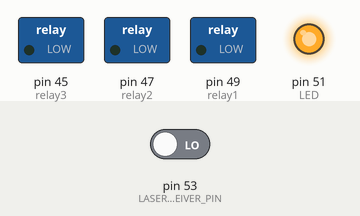
Recording of a sketch running on a simulated Arduino Mega 2560, built with avr-gcc and run on an emulated ATmega2560. On the bench: switched loads named in the sketch (green lamp = pin HIGH), output pins drawn as LEDs (lit = HIGH). The test bench sets the inputs (shaded band); at power-on: pin 53 (LASER_RECEIVER_PIN) LOW. What the sketch prints to the serial monitor is not drawn.

Above: at 1.2 s.
1.3 s: pin 53 (LASER_RECEIVER_PIN) driven HIGH
At 1.9 s:
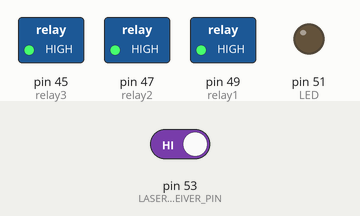
At 11.9 s:
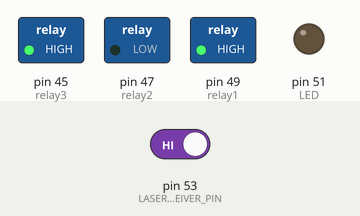
Timing chart, 0 to 17.8 s (numbered marks = the images above; inputs shaded):
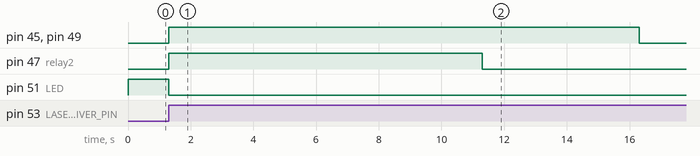

The sketch:

ArdinoHalloweenCode.ino
```cpp
//Full code
#include <Arduino.h>

#define LASER_RECEIVER_PIN 53
#define LED 51 // test LED when LED is on system is ready to run when its off system in running
#define relay1 49 // realy 1 is 120V plug relay
#define relay2 47 // realy 2 is fog machine
#define relay3 45 // realy 3 is low voltage witch realy

void setup() {
  Serial.begin(9600);

  pinMode(LASER_RECEIVER_PIN, INPUT);
  pinMode(LED, OUTPUT);
  pinMode(relay1, OUTPUT);
  pinMode(relay2, OUTPUT);
  pinMode(relay3, OUTPUT);

  digitalWrite(relay1, LOW);
  digitalWrite(relay2, LOW);
  digitalWrite(relay3, LOW);
}
void loop() {
  int laserValue = digitalRead(LASER_RECEIVER_PIN);
  Serial.print(laserValue);
  if (laserValue == HIGH) {
      digitalWrite(LED, LOW);

    // Activate the relays
    digitalWrite(relay1, HIGH);
    digitalWrite(relay2, HIGH);
    digitalWrite(relay3, HIGH);
    delay(10*1000);  // Delay for 10 seconds
    digitalWrite(relay2, LOW);
    delay(5*1000);  // Delay for 5 seconds
    digitalWrite(relay1, LOW);
    digitalWrite(relay3, LOW);
    delay(120000);  // Delay for 2 min
  }
  else{
    digitalWrite(LED, HIGH);
  }
}
```

Measured:
- after the input at 1.3 s, pin 45 (relay3), pin 49 (relay1): LOW → HIGH at once, → LOW 15.0 s later; pin 47 (relay2): LOW → HIGH at once, → LOW 10.0 s later; pin 51 (LED): HIGH → LOW at once
